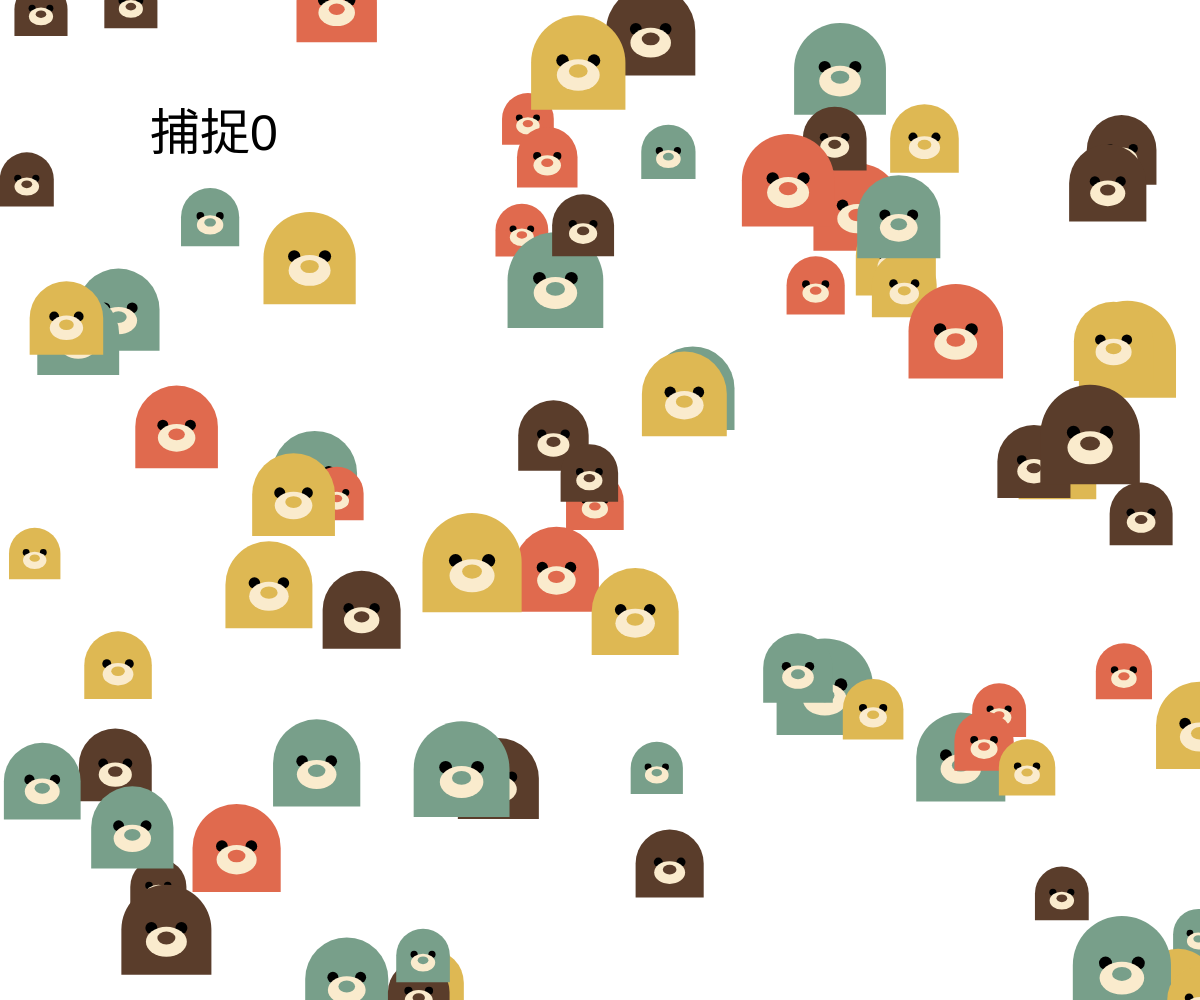
Frame 1 (no input)
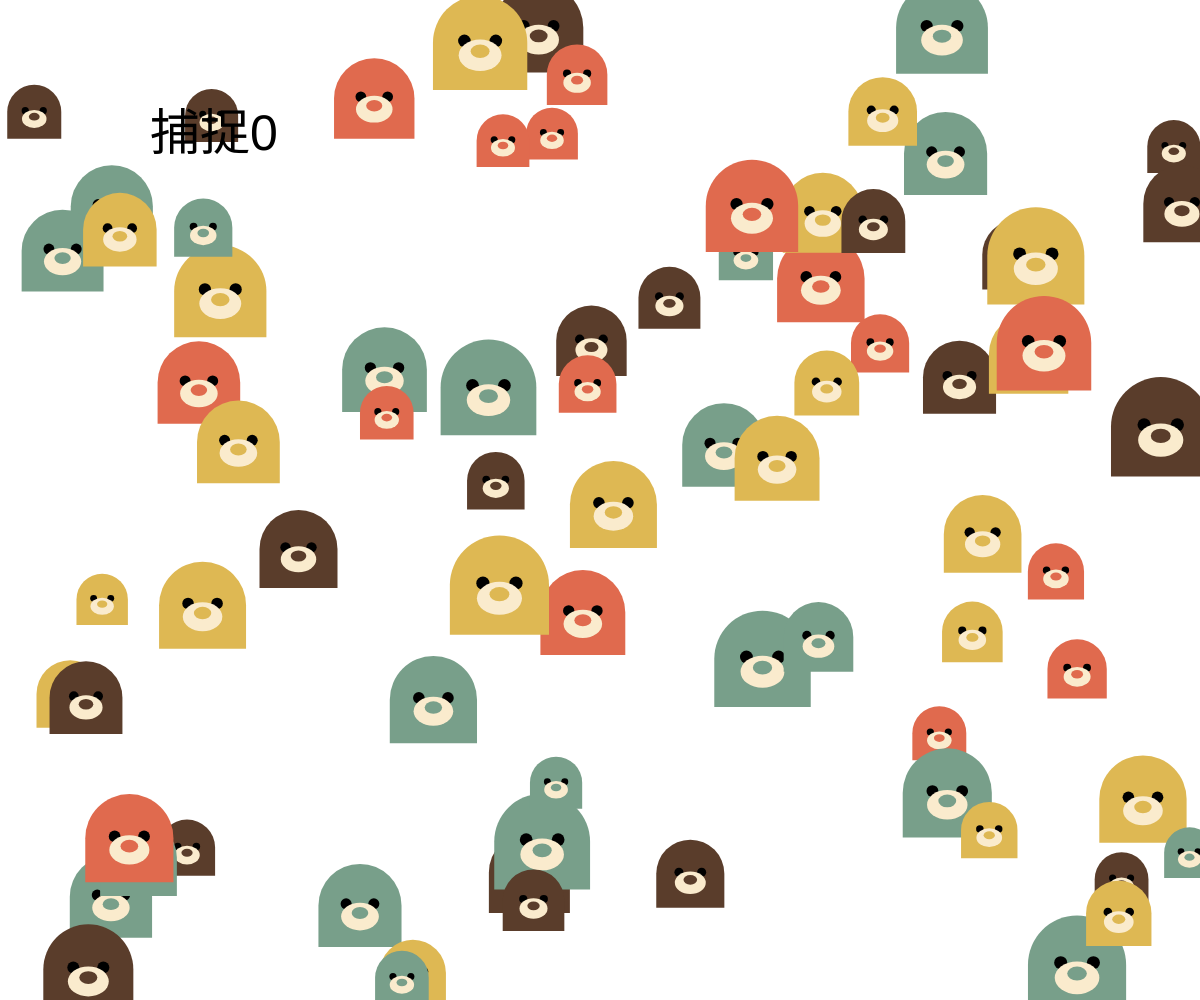
Frame 60 (no input)
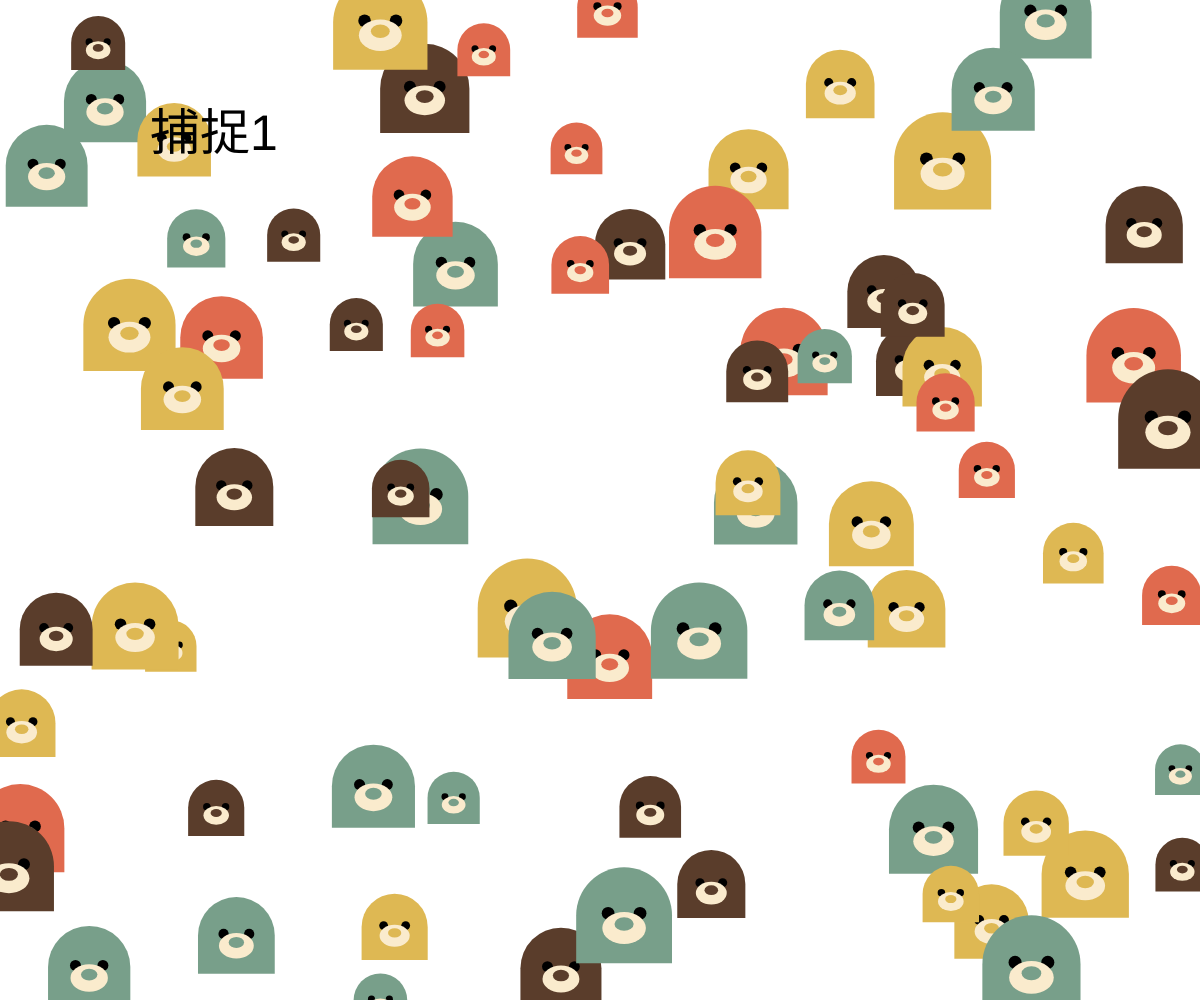
Frame 120 (the mouse pressed at the canvas centre since frame 60)

The p5.js sketch that drew these frames (run headless with seeded random() and noise() and a simulated clock; from frame 60 on, the mouse is pressed at the canvas centre):

// p5.js sketch
// ── sketch.js
var crs=[]
var cr
let color1 = ["#FAEBCD"];
let color2 = ["#E06A4E", "#DEB853", "#789F8A", "#5A3D2B"];

class cr_class{
  constructor(args){
    this.p=args.p || {x:random(width),y:random(height)}
    this.d=args.d || random(50,100)
    this.v=args.v || {x:random(-2,2),y:random(-2,2)}
    this.a=args.a || {x:0,y:random(0.7,1.2)}
    this.c1=args.c1 || random(color1)
    this.c2=args.c2 || random(color2)
  }
  draw(){
    push();
    translate(this.p.x , this.p.y );
    noStroke();
    fill(this.c2);
    rectMode(CENTER);
    rect(0, 0, this.d, this.d, this.d / 2, this.d / 2, 0, 0);
    fill(0);
    circle(-this.d / 6, -this.d / 50, this.d / 7.5);
    circle(this.d / 6, -this.d / 50, this.d / 7.5);
    fill(this.c1);
    ellipse(0, this.d / 7.5, this.d / 2.2, this.d / 3);
    fill(this.c2);
    ellipse(0, this.d / 11, this.d / 5, this.d / 7);

    pop();
  }

  update(){
    this.p.x=this.p.x+this.v.x
    this.p.y=this.p.y+this.v.y
    if(this.p.x>width){
      this.v.x=-this.v.x
      }
    if(this.p.x<0){
      this.v.x=-this.v.x
      }
    if(this.p.y>height){
      this.v.y= -this.v.y
      }
    if(this.p.y<0){
      this.v.y= -this.v.y
      }
  }
  isBallInRange(){
    let d=dist(mouseX,mouseY,this.p.x,this.p.y)
    if(d<this.d){
      return true
    }
    else{
      return false
    }
  }
}  


function setup() {
  createCanvas(windowWidth,windowHeight);
  background(255)
  angleMode(DEGREES);
  for(i=0;i<80;i++){
    cr=new cr_class({
    })
   crs.push(cr)
  }
  score=0
  fill(0)
  textSize(50)
  text("捕捉"+score,150,150)
}



function draw() {
  background(255)

  for(j=0;j<crs.length;j++){
    cr=crs[j]
    cr.draw()
    cr.update()
    if(cr.isBallInRange()){
      cr.v.x=cr.v.x+random(-5,5)
      cr.v.y=cr.v.y+random(-5,5)
    }
    else{
      cr.v.x=cr.v.x
      cr.v.y=cr.v.y
    }
  }
  fill(0)
  textSize(50)
  text("捕捉"+score,150,150)
}

function mousePressed(){
  for(let cr of crs){
    if(cr.isBallInRange()){   
      crs.splice(crs.indexOf(cr),1)
      score=score+1
    }
 
  }
  fill(0)
  textSize(50)
  text("捕捉"+score,150,150)
}
